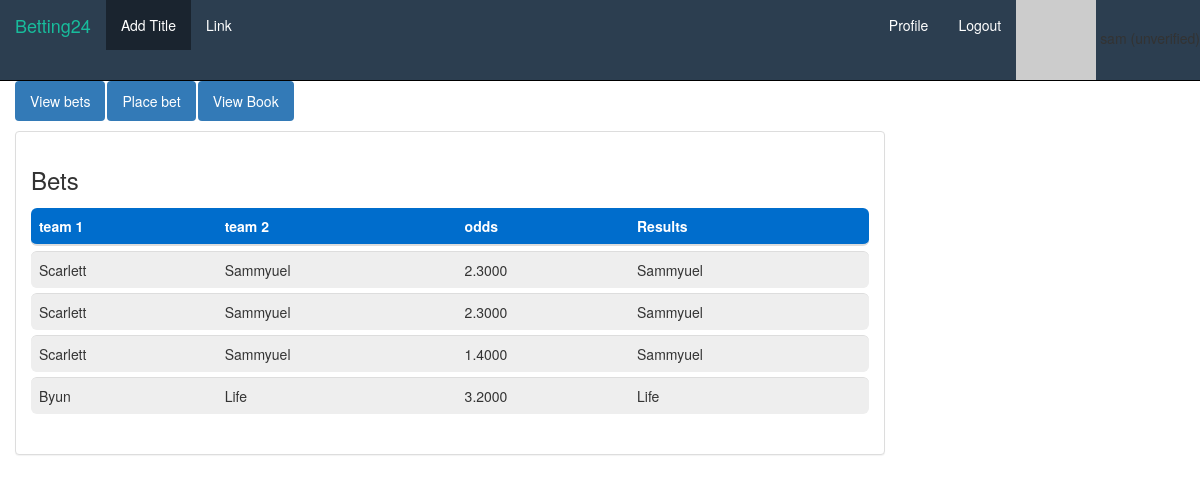
/events/Starcraft/book_details (signed in), run on the app's committed database.
### events/models.py (models this page shows, shortened)
class odds(models.Model):
    titles = models.ForeignKey(Titles,on_delete = models.CASCADE)
    team_1 = models.CharField(max_length=100)
    team_2 = models.CharField(max_length=100)
    event = models.CharField(max_length=100)
    odds = models.DecimalField(max_digits = 20, decimal_places = 4)
    result = models.CharField(max_length=100)

### events/views.py (the view)
# urls.py: url(r'^(?P<titles_Title>[\w\-]+)/book_details', views.book_details, name='book_details'),
def book_details(request, titles_Title):
    titles = get_object_or_404(Titles, Title = titles_Title, user=request.user)
    book = odds.objects.filter(titles = titles)
    return render(request, 'events/book_details.html', {'book':book, 'titles':titles})

### accounts/models.py (called while the page is built)
    def profile_image_url(self):
        fb_uid = SocialAccount.objects.filter(user_id=self.user.id, provider='facebook')
        if len(fb_uid):
            return "http://graph.facebook.com/{}/picture?width=40&height=40".format(fb_uid[0].uid)
        return "http://www.gravatar.com/avatar/{}?s=40".format(hashlib.md5(self.user.email.encode('utf-8')).hexdigest())

    def account_verified(self):
        result = EmailAddress.objects.filter(email=self.user.email)
        if len(result):
            return result[0].verified
        return False

### events/templates/events/book_details.html (shortened to what this page needs)
{% extends "home/header.html" %}
{% block content %}
<body>
    <div class="container-fluid songs-container">
        <div class="row">
            <div class="col-sm-8 col-md-9">
                <ul class="nav nav-pills" style="margin-bottom: 10px;">
                    <li role="presentation" class="active"><a href="{% url 'events:post_details' titles.Title %}">View bets</a></li>
                    <li role="presentation" class = "active"><a href="{% url 'events:create_post' titles.Title %}">Place bet</a></li>
                    <li role = "presentation" class = active><a href = "{% url 'events:book_details' titles.Title %}">View Book</a></li>
                </ul>
                <div class="panel panel-default">
                    <div class="panel-body">
                        <h3>Bets</h3>
                        <table class="table table-striped">
                            <thead>
                            <tr>
                                <th> team 1 </th>
                                <th> team 2 </th>
                                <th> odds  </th>
                                <th>Results</th>
                            </tr>
                            </thead>
                            <tbody>
                                {% for bets in book %}
                                    <tr>
                                        <td> {{bets.team_1}}
                                        <td> {{bets.team_2}}
                                        <td> {{ bets.odds }} </td>
                                        <td > {{bets.result}}</td>
                                    </tr>
                                {% endfor %}
                            </tbody>
                        </table>
                    </div>
                </div>
            </div>
        </div>
    </div>
</body>
{% endblock %}

### home/templates/home/header.html (style rules this page uses)
html, body { height:100% }
body { background-color:white; }

### events/templates/events/book_details.html (style rules this page uses)
table { border-collapse: separate; border-spacing: 0 5px; }
thead th { background-color: #006DCC; color: white; }
tbody td { background-color: #EEEEEE; }
tr td:first-child, tr th:first-child { border-top-left-radius: 6px; border-bottom-left-radius: 6px; }
tr td:last-child, tr th:last-child { border-top-right-radius: 6px; border-bottom-right-radius: 6px; }

### data on the page
odds: team_1 "Scarlett", team_2 "Sammyuel", odds "2.3000", result "Sammyuel"
odds: team_1 "Scarlett", team_2 "Sammyuel", odds "2.3000", result "Sammyuel"
odds: team_1 "Scarlett", team_2 "Sammyuel", odds "1.4000", result "Sammyuel"
odds: team_1 "Byun", team_2 "Life", odds "3.2000", result "Life"
